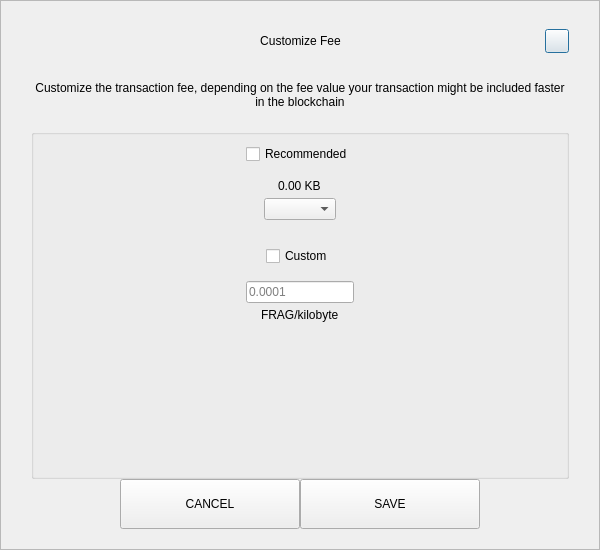
<?xml version="1.0" encoding="UTF-8"?>
<ui version="4.0">
 <class>SendCustomFeeDialog</class>
 <widget class="QDialog" name="SendCustomFeeDialog">
  <property name="geometry">
   <rect>
    <x>0</x>
    <y>0</y>
    <width>600</width>
    <height>550</height>
   </rect>
  </property>
  <property name="windowTitle">
   <string>Form</string>
  </property>
  <layout class="QVBoxLayout" name="verticalLayout_3">
   <property name="spacing">
    <number>0</number>
   </property>
   <property name="leftMargin">
    <number>0</number>
   </property>
   <property name="topMargin">
    <number>0</number>
   </property>
   <property name="rightMargin">
    <number>0</number>
   </property>
   <property name="bottomMargin">
    <number>0</number>
   </property>
   <item>
    <widget class="QFrame" name="frame">
     <property name="styleSheet">
      <string notr="true"/>
     </property>
     <property name="frameShape">
      <enum>QFrame::StyledPanel</enum>
     </property>
     <property name="frameShadow">
      <enum>QFrame::Raised</enum>
     </property>
     <layout class="QVBoxLayout" name="verticalLayout_2">
      <property name="spacing">
       <number>0</number>
      </property>
      <property name="leftMargin">
       <number>30</number>
      </property>
      <property name="topMargin">
       <number>20</number>
      </property>
      <property name="rightMargin">
       <number>30</number>
      </property>
      <property name="bottomMargin">
       <number>20</number>
      </property>
      <item>
       <layout class="QHBoxLayout" name="horizontalLayout_3">
        <property name="spacing">
         <number>0</number>
        </property>
        <item>
         <spacer name="horizontalSpacer_21">
          <property name="orientation">
           <enum>Qt::Horizontal</enum>
          </property>
          <property name="sizeHint" stdset="0">
           <size>
            <width>40</width>
            <height>20</height>
           </size>
          </property>
         </spacer>
        </item>
        <item>
         <widget class="QLabel" name="labelTitle">
          <property name="minimumSize">
           <size>
            <width>0</width>
            <height>40</height>
           </size>
          </property>
          <property name="maximumSize">
           <size>
            <width>16777215</width>
            <height>40</height>
           </size>
          </property>
          <property name="styleSheet">
           <string notr="true">padding-left:24px;</string>
          </property>
          <property name="text">
           <string>Customize Fee</string>
          </property>
          <property name="alignment">
           <set>Qt::AlignCenter</set>
          </property>
          <property name="margin">
           <number>7</number>
          </property>
         </widget>
        </item>
        <item>
         <spacer name="horizontalSpacer">
          <property name="orientation">
           <enum>Qt::Horizontal</enum>
          </property>
          <property name="sizeHint" stdset="0">
           <size>
            <width>40</width>
            <height>20</height>
           </size>
          </property>
         </spacer>
        </item>
        <item>
         <widget class="QPushButton" name="btnEsc">
          <property name="minimumSize">
           <size>
            <width>24</width>
            <height>24</height>
           </size>
          </property>
          <property name="maximumSize">
           <size>
            <width>24</width>
            <height>24</height>
           </size>
          </property>
          <property name="text">
           <string/>
          </property>
         </widget>
        </item>
       </layout>
      </item>
      <item>
       <spacer name="verticalSpacer_2">
        <property name="orientation">
         <enum>Qt::Vertical</enum>
        </property>
        <property name="sizeType">
         <enum>QSizePolicy::Fixed</enum>
        </property>
        <property name="sizeHint" stdset="0">
         <size>
          <width>20</width>
          <height>20</height>
         </size>
        </property>
       </spacer>
      </item>
      <item>
       <widget class="QLabel" name="labelMessage">
        <property name="text">
         <string>Customize the transaction fee, depending on the fee value your transaction might be included faster in the blockchain</string>
        </property>
        <property name="alignment">
         <set>Qt::AlignCenter</set>
        </property>
        <property name="wordWrap">
         <bool>true</bool>
        </property>
       </widget>
      </item>
      <item>
       <spacer name="verticalSpacer_3">
        <property name="orientation">
         <enum>Qt::Vertical</enum>
        </property>
        <property name="sizeType">
         <enum>QSizePolicy::Fixed</enum>
        </property>
        <property name="sizeHint" stdset="0">
         <size>
          <width>20</width>
          <height>20</height>
         </size>
        </property>
       </spacer>
      </item>
      <item>
       <widget class="QGroupBox" name="groupBox">
        <property name="title">
         <string/>
        </property>
        <layout class="QVBoxLayout" name="verticalLayout">
         <property name="leftMargin">
          <number>12</number>
         </property>
         <property name="rightMargin">
          <number>12</number>
         </property>
         <item>
          <layout class="QVBoxLayout" name="verticalLayout_4">
           <property name="spacing">
            <number>5</number>
           </property>
           <item alignment="Qt::AlignHCenter">
            <widget class="QCheckBox" name="checkBoxRecommended">
             <property name="text">
              <string>Recommended</string>
             </property>
            </widget>
           </item>
           <item>
            <spacer name="verticalSpacer_5">
             <property name="orientation">
              <enum>Qt::Vertical</enum>
             </property>
             <property name="sizeType">
              <enum>QSizePolicy::Fixed</enum>
             </property>
             <property name="sizeHint" stdset="0">
              <size>
               <width>20</width>
               <height>10</height>
              </size>
             </property>
            </spacer>
           </item>
           <item alignment="Qt::AlignHCenter">
            <widget class="QLabel" name="labelFee">
             <property name="text">
              <string>0.00 KB</string>
             </property>
            </widget>
           </item>
           <item alignment="Qt::AlignHCenter">
            <widget class="QComboBox" name="comboBoxRecommended"/>
           </item>
          </layout>
         </item>
         <item>
          <spacer name="verticalSpacer">
           <property name="orientation">
            <enum>Qt::Vertical</enum>
           </property>
           <property name="sizeType">
            <enum>QSizePolicy::Fixed</enum>
           </property>
           <property name="sizeHint" stdset="0">
            <size>
             <width>20</width>
             <height>20</height>
            </size>
           </property>
          </spacer>
         </item>
         <item>
          <layout class="QVBoxLayout" name="verticalLayout_5">
           <property name="spacing">
            <number>5</number>
           </property>
           <item alignment="Qt::AlignHCenter">
            <widget class="QCheckBox" name="checkBoxCustom">
             <property name="text">
              <string>Custom</string>
             </property>
            </widget>
           </item>
           <item>
            <spacer name="verticalSpacer_6">
             <property name="orientation">
              <enum>Qt::Vertical</enum>
             </property>
             <property name="sizeType">
              <enum>QSizePolicy::Fixed</enum>
             </property>
             <property name="sizeHint" stdset="0">
              <size>
               <width>20</width>
               <height>10</height>
              </size>
             </property>
            </spacer>
           </item>
           <item alignment="Qt::AlignHCenter">
            <widget class="QLineEdit" name="lineEditCustomFee">
             <property name="placeholderText">
              <string notr="true">0.0001</string>
             </property>
            </widget>
           </item>
           <item alignment="Qt::AlignHCenter">
            <widget class="QLabel" name="labelCustomFee">
             <property name="text">
              <string>FRAG/kilobyte</string>
             </property>
            </widget>
           </item>
          </layout>
         </item>
         <item>
          <spacer name="verticalSpacer_4">
           <property name="orientation">
            <enum>Qt::Vertical</enum>
           </property>
           <property name="sizeHint" stdset="0">
            <size>
             <width>20</width>
             <height>40</height>
            </size>
           </property>
          </spacer>
         </item>
        </layout>
       </widget>
      </item>
      <item>
       <layout class="QHBoxLayout" name="horizontalLayout" stretch="1,2,2,1">
        <item>
         <spacer name="horizontalSpacer1">
          <property name="orientation">
           <enum>Qt::Horizontal</enum>
          </property>
          <property name="sizeHint" stdset="0">
           <size>
            <width>40</width>
            <height>20</height>
           </size>
          </property>
         </spacer>
        </item>
        <item>
         <widget class="QPushButton" name="btnCancel">
          <property name="minimumSize">
           <size>
            <width>180</width>
            <height>50</height>
           </size>
          </property>
          <property name="focusPolicy">
           <enum>Qt::NoFocus</enum>
          </property>
          <property name="text">
           <string>CANCEL</string>
          </property>
         </widget>
        </item>
        <item>
         <widget class="QPushButton" name="btnSave">
          <property name="minimumSize">
           <size>
            <width>180</width>
            <height>50</height>
           </size>
          </property>
          <property name="focusPolicy">
           <enum>Qt::NoFocus</enum>
          </property>
          <property name="text">
           <string>SAVE</string>
          </property>
         </widget>
        </item>
        <item>
         <spacer name="horizontalSpacer_2">
          <property name="orientation">
           <enum>Qt::Horizontal</enum>
          </property>
          <property name="sizeHint" stdset="0">
           <size>
            <width>40</width>
            <height>20</height>
           </size>
          </property>
         </spacer>
        </item>
       </layout>
      </item>
     </layout>
    </widget>
   </item>
  </layout>
 </widget>
 <resources/>
 <connections/>
</ui>
